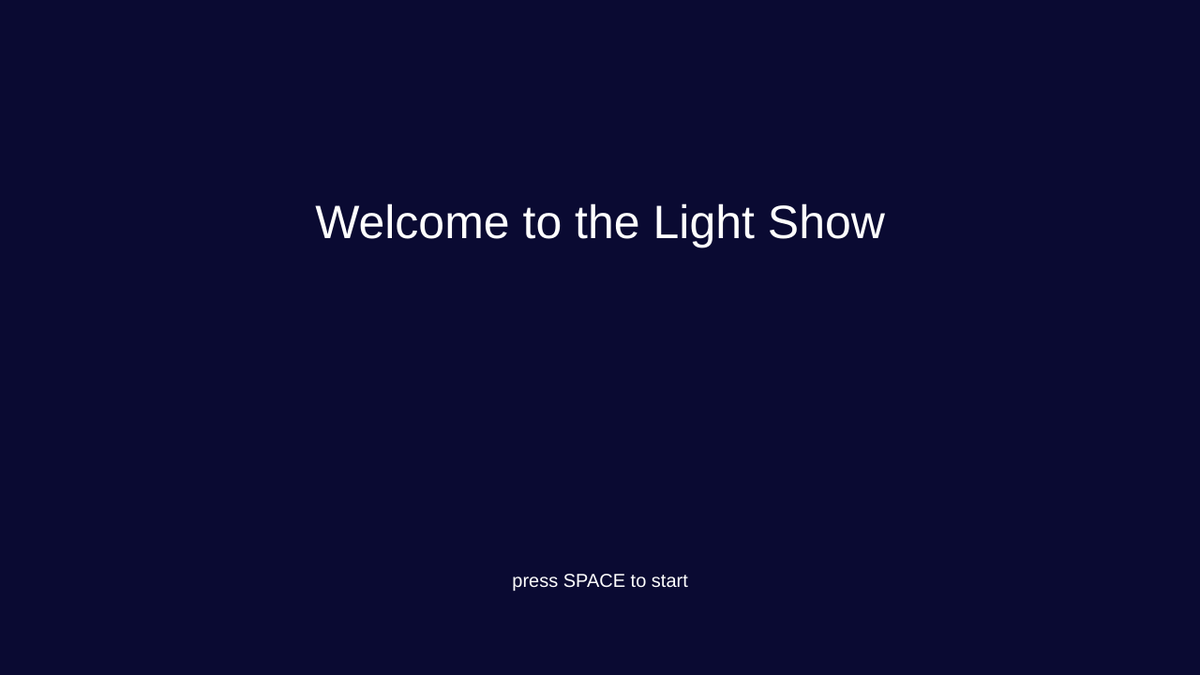
Frame 1 (no input)
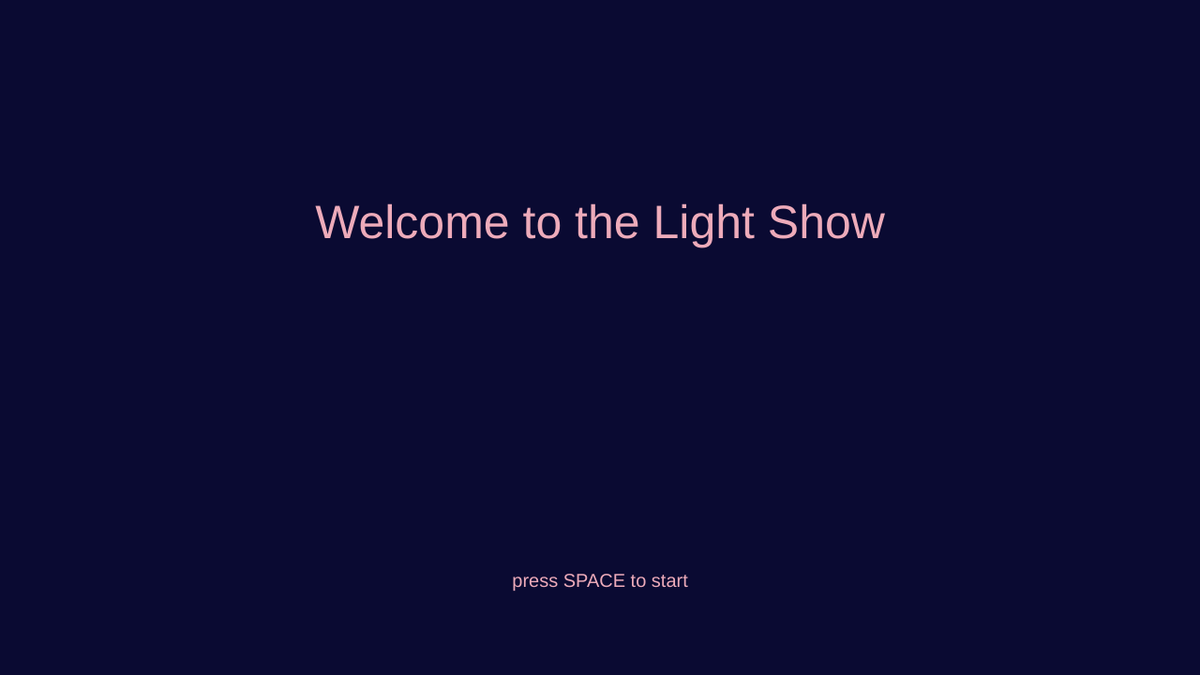
Frame 60 (no input)
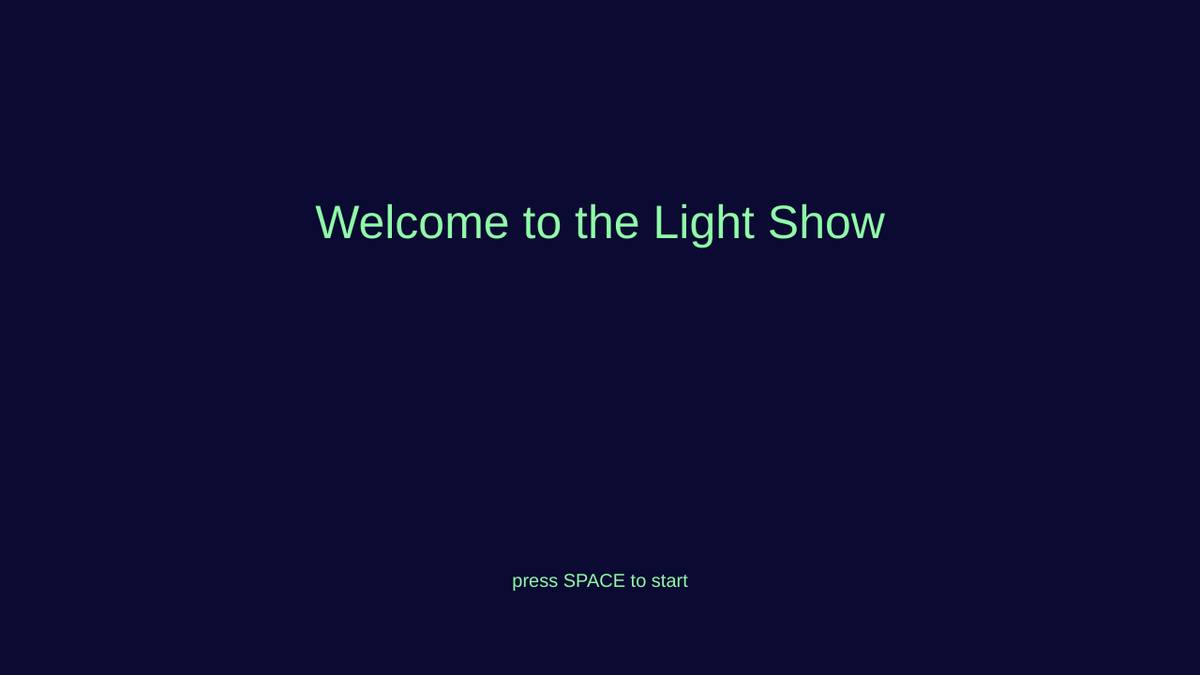
Frame 120 (the mouse pressed at the canvas centre since frame 60)

The p5.js sketch that drew these frames (run headless with seeded random() and noise() and a simulated clock; from frame 60 on, the mouse is pressed at the canvas centre):

// p5.js sketch
// ── sketch.js
/* ////////////                   ///////////
////////////////MIDTERM FINAL 2////////////////
For the 2nd midterm final I wanted to improve on the dynamic aspect of my project
going through my classmates work, i think thats what my project was lacking so I did this instead 
i implented an ellipse that keep moving within the ellipse to create a trippy effect maybe in the fufture i can cange the color it shows is.
*/

let lightsOn = false; //when code runs lights are off, hence the black
let flashTime = 1500; //sets the duration of the flashing effect, youll notice more on slower frequencies
let initialFlash = 0; //this helps us know when the last flash occured to control the timing of it, helps us set timing of flashes
let currentFlash = false; //this helps us know if the lights should be on or off in the flashing sequence, not static like the black
let flashing = false;   // this actually initiates the flashing effect, hence its false meaning when code runs its set to false which should be off
let rippleOn = false;
let rippleSize = 0;
let sceneBegin = 1;




function setup() {
 
 createCanvas(1280, 720);
 currentColor = color(255, 255, 255);   //current color will represent the random change in color for the draw menu
}
 function draw()   
 {
 background(10, 10, 50);

 if (sceneBegin === 1)
 {
  drawMenu();
 }
 else if (sceneBegin === 2)
 {
  drawStage();
 }
}

//We must set some variable before we can create the random colors in the letters that will show in the menu
lastColorChange = 0;  
colorChangeTiming = 100;  //we must state color change

 function drawMenu()
 {
  fill(255);
  textAlign(CENTER, CENTER);
  textSize(50);
  let waveEffect = millis() * 1.1;  //i called it wave effect to try and give it a wave effect

  if (millis() - lastColorChange > colorChangeTiming) //this checks the time passed since the last color change
{
    lastColorChange = millis();
    currentColor = color(random(100, 255), random(100, 255), random(100,255)); //this assigns the random color order to the current color variable and important to know it runs on a loop
}
  fill(currentColor);    
  text("Welcome to the Light Show", width / 2, height / 3);
  textSize(20);
  text("press SPACE to start", width / 2, height - 100);
  }

 function drawStage()
 {
 fill(200);
 strokeWeight(2);
 rect(100, 100, 350, 500);
 rect(450, 200, 350, 400);
 rect(800, 100, 350, 500);


 fill(0);
 triangle(457, 600, 630, 500, 790, 600);
// i added these tuss bars manually to my design tried to make it symmetrical
 stroke (0);
 strokeWeight(2);
 line(170, 255, 370, 255);
 line(870, 255, 1100, 255);
 line(480, 398, 575, 330);
 line(480, 422, 575, 489);
 line(675, 480, 773, 405);
 line(765, 377, 670, 327);

 line(125, 390, 240, 435);
 line(260, 435, 375, 390);
 line(860, 390, 980, 435);
 line(1000, 435, 1115, 395);


 //This begins the flashing sequence
 //lets set important variable lightColor which determines color of ellipses in the proper sequence
 let lightColor;
 //if lights on is true it will check whether the light is flashing or not(determined in key press)
 if (lightsOn)
 {
 if(flashing) //flashing will bounce back from red and blue
 {
   let currentTime = millis();  //lets us know the number of milliseconds that passed since code started
   //current time tracks current time in program
   if (currentTime - initialFlash > flashTime) //this determines how long it stays red or blue before changing by checking the difference of current time and initial flash
   {
     currentFlash = !currentFlash; //if currentFlash is false, it will become true and vice versa //not operator
     initialFlash = currentTime;    //this essentially means almost like a reset button on timer since the time of the last flash,making each flash of light change at the exact time
   }
   if (currentFlash)
   {
     lightColor = color(255, 0, 0);
   }
   else
   {
     lightColor = color(0, 0, 255);
   }
 }
  else
  {
   lightColor = color(255, 0, 0);
  }
 }
  else
  {
   lightColor = color(0, 0, 0);
  }
 fill(lightColor);
 strokeWeight(0);
 ellipse(263, 340, 200, 100);
 ellipse(630, 400, 200, 100);
 ellipse(990, 340, 200, 100);
// beginning of ellipse growing logic (ripple effect)
 let rippleMaxWidth = 200;
 let rippleMaxHeigth = 100;
//we essentially like the flashing lights want this to be in effect only when the lights are on and flashing is off
 if (rippleOn && lightsOn && !flashing)
 {
  noFill();
  stroke(255);
  strokeWeight(2);
//over here we are declaring where we want it to take place and the size
  if(rippleSize < rippleMaxWidth && rippleSize < rippleMaxHeigth)
  {
  ellipse(263, 340, rippleSize, rippleSize);
  ellipse(630, 400, rippleSize, rippleSize);
  ellipse(990, 340, rippleSize, rippleSize);
  }
//we are setting its limits here and telling it when to reset as to not overline the actualy ellipse
  rippleSize += 2;

  if (rippleSize > rippleMaxWidth || rippleSize > rippleMaxHeigth)
  {
    rippleSize = 0;
  }
 }
 ///the light color right now was last left at black, hence the program should run and show lights at black
//to draw circes i incorporated a new methode 'lerp' I wanted to create circles on a line all equidistand from eachother
// I found lerp in the p5 reference
 fill (lightColor);
 noStroke();
 //to begin lerp uses (first value (start), second point, (end) and a amt, which is amt(amount)
 //we first start off by creating a loop by setting to 0. the condition i < 5 will make it so the loop stops running and does not pass by 5, because we want 5 circles, i ++ increases the value by one starting by 0 because we set it to i = 0.
 for (let i = 0; i < 5; i++)
   {
     let x = lerp(170, 370, i / 4); //170 is our starting x point, 370 is our second point, now the amount we want 5 circles on the line, that means there should be 4 equally distant segments to spread out 5 ellipse
     ellipse(x, 255, 20, 20);
   }
   noStroke();
   for (let i = 0; i < 5; i++)
   {
     let x = lerp(870, 1100, i / 4);
     ellipse(x, 255, 20, 20);
   }
   noStroke();
   for (let i = 0; i < 3; i++)
   {
     let x = lerp(480, 575, i / 2);
     let y = lerp(398, 330, i / 2);   //since the line is diagnol the y positions will end up in different places so we must represent y using the same lerp command as before, if we dont ellipse will end up in horizontal postion not following the diagnol line
     ellipse(x, y , 20, 20);
   }
   noStroke();
   for (let i = 0; i < 3; i++)
   {
     let x = lerp(480, 575, i / 2);
     let y = lerp(422, 489, i / 2);
     ellipse(x, y, 20, 20);
   }
   noStroke();
   for (let i = 0; i < 3; i++)
   {
     let x = lerp(675, 773, i / 2);
     let y = lerp(480, 405, i / 2);
     ellipse(x, y, 20, 20);
   }
   noStroke();
   for (let i = 0; i < 3; i++)
   {
     let x = lerp (765, 670, i / 2);
     let y = lerp(377, 327, i / 2);
     ellipse(x, y, 20, 20);
   }
   noStroke();
   for (let i = 0; i < 3; i++)
   {
    let x = lerp(125, 240, i / 2);
    let y = lerp(390, 435, i / 2);
    ellipse(x, y, 20, 20);
   }
   noStroke();
   for (let i = 0; i < 3; i++)
   {
    let x = lerp(260, 375, i / 2 );
    let y = lerp(435, 390, i / 2);
    ellipse(x, y, 20, 20);
   } 
   noStroke();
   for (let i = 0; i < 3; i++)
   {
    let x = lerp(860, 980, i / 2 );
    let y = lerp(390, 435, i / 2);
    ellipse(x, y, 20, 20);
   } 
   noStroke();
   for (let i = 0; i < 3; i++)
   {
    let x = lerp(1000, 1115, i / 2 );
    let y = lerp(435, 390, i / 2);
    ellipse(x, y, 20, 20);
   } 

   fill(255);
   textSize(15);
   textAlign(LEFT, BOTTOM);
   text("1: Turn on Lights", 10, height - 30);
   text("r: Start Flashing Sequence", 10, height - 15);
   text("Up Arrow: Increase Flash Frequency", 200, height - 30);
   text("Down Arrow: Decrease Flash Frequency", 200, height - 15);
   text("l: return to Menu", 500, height - 30);
   text("5: Simple ripple main ellipse", 500, height - 15);

}
// we want to make it that when the 1 key is pressed itll turn on the lights
// pressing 'r' after the fact that the lights were turned on will initiate the flashing
// it will not work if the lights are off
//secondly by pressing the upkey and downkey it will increase the time in which the flashing occurs
//FLASH WARNING, if set to high
function keyPressed()
{
  if (key === ' ')
  {
    sceneBegin = 2;
  }
 if (key === '1')
 {
   lightsOn = !lightsOn;  //lights on were initallty set to false meaning off at the start of the code, but if the 1 key is pressed the lightsOn statement becomes true with the '!'
   if (!lightsOn)
     {
       flashing = false;   //this prevents pressing r when the lights are not on to flash
     }
 }
 if (key === 'r' && lightsOn)  //&& represents and
 {
   flashing = !flashing;
 }
 if (keyCode === UP_ARROW)
 {
   if(flashTime > 100) //this sets a limit to how quick the flashes can occur
   {
     flashTime -= 50; //this is what makes the flash increase, by decreasing flash time by 50
   }  
 }
 if (keyCode === DOWN_ARROW)
 {
   flashTime += 50;
 }

 if (key === '5' && lightsOn && !flashing)
 {
  rippleOn = !rippleOn;
  rippleSize = 0;
 }
 if (key === 'l')
 {
  sceneBegin = 1;
 }
}
